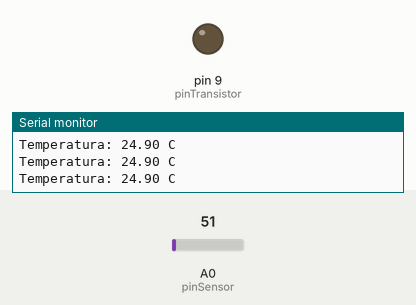
Simulated run of this sketch. Board: Arduino Uno, built with avr-gcc and run on an emulated ATmega328P. On the bench: output pins drawn as LEDs (lit = HIGH), the last lines printed to the serial monitor. Inputs (shaded band) come from the test bench; at power-on: A0 (pinSensor) = 51.

Above: at 1.3 s.
1.4 s: A0 (pinSensor) set to 61
At 2.6 s:
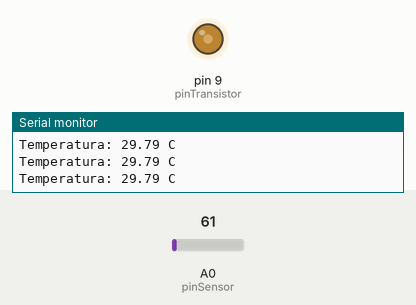
3.0 s: A0 (pinSensor) set to 71
At 3.8 s:
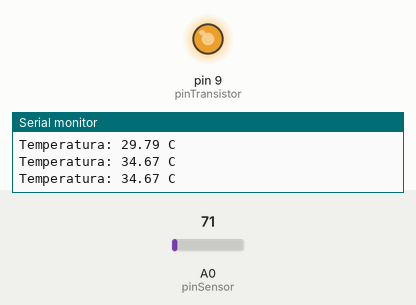
Timing chart, 0 to 6.0 s (numbered marks = the images above; inputs shaded):
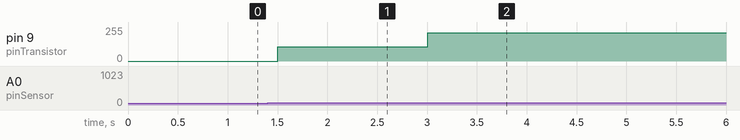

Measured:
- after the input at 1.4 s, pin 9 (pinTransistor): 0/255 → 106/255 after 0.10 s
- after the input at 3.0 s, pin 9 (pinTransistor): 106/255 → 212/255 at once

The sketch:

sensor_de_temperatura_sem_display1.ino
```cpp
const int pinSensor = A0;
const byte pinTransistor = 9;
const int temp1 = 24;
const int temp2 = 36;

void setup()
{
  pinMode(pinSensor, INPUT);
  pinMode(pinTransistor, OUTPUT);
  Serial.begin(9600);
}

void loop()
{
  int tempValue = analogRead(pinSensor);
  // Converte o valor lido para temperatura em graus Celsius (assumindo um sensor LM35)
  float temperature = (tempValue * 5.0 * 100.0) / 1024;
  //Remover quando tiver o Display
  Serial.print("Temperatura: ");
  Serial.print(temperature);
  Serial.println(" C");
  int motorSpeed = map(temperature, temp1, temp2, 0, 255); // Mapeia a temperatura entre temp1 °C e temp2 °C para valores PWM (0-255)
  //Limitando a velocidade do motor
  motorSpeed = constrain(motorSpeed, 0, 255);
  // Define a velocidade do motor
  analogWrite(pinTransistor, motorSpeed);
  // Aguarda um pequeno intervalo antes de repetir
  delay(500);
}
```
